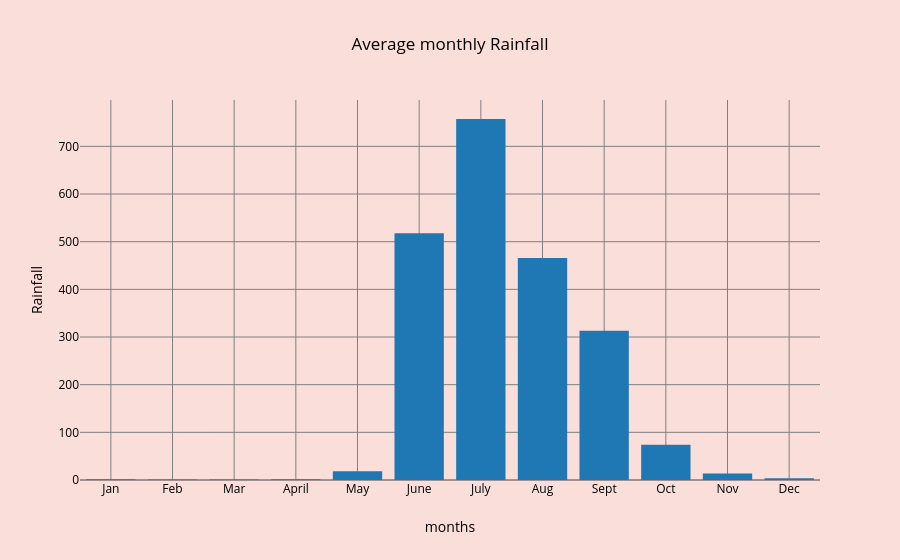

Notebook code cell kept with this figure:
### Markdown cell above
### Monthly Average Rainfall

### Code cell
monthly_avg = df.iloc[:,1:13].mean()

fig = px.bar(
    x = monthly_avg.index,
    y = monthly_avg.values,
    labels = {'x':'months','y':'Rainfall'},
    title = 'Average monthly Rainfall'
)
fig.show()

### Figure 1 — Plotly figure (JSON) as saved in the notebook; plotly's stock layout.template omitted (floating-point values rounded to 4 significant figures)
{"data": [{"hovertemplate": "months=%{x}<br>Rainfall=%{y}<extra></extra>", "legendgroup": "", "marker": {"color": "#1F77B4", "pattern": {"shape": ""}}, "name": "", "orientation": "v", "showlegend": false, "textposition": "auto", "type": "bar", "x": ["Jan", "Feb", "Mar", "April", "May", "June", "July", "Aug", "Sept", "Oct", "Nov", "Dec"], "xaxis": "x", "y": [1.567, 0.9294, 0.8692, 1.428, 18.18, 517.9, 757.4, 465.6, 312.9, 73.98, 13.85, 3.556], "yaxis": "y"}], "layout": {"barmode": "relative", "legend": {"tracegroupgap": 0}, "title": {"text": "Average monthly Rainfall"}, "xaxis": {"anchor": "y", "domain": [0, 1], "title": {"text": "months"}}, "yaxis": {"anchor": "x", "domain": [0, 1], "title": {"text": "Rainfall"}}}}
